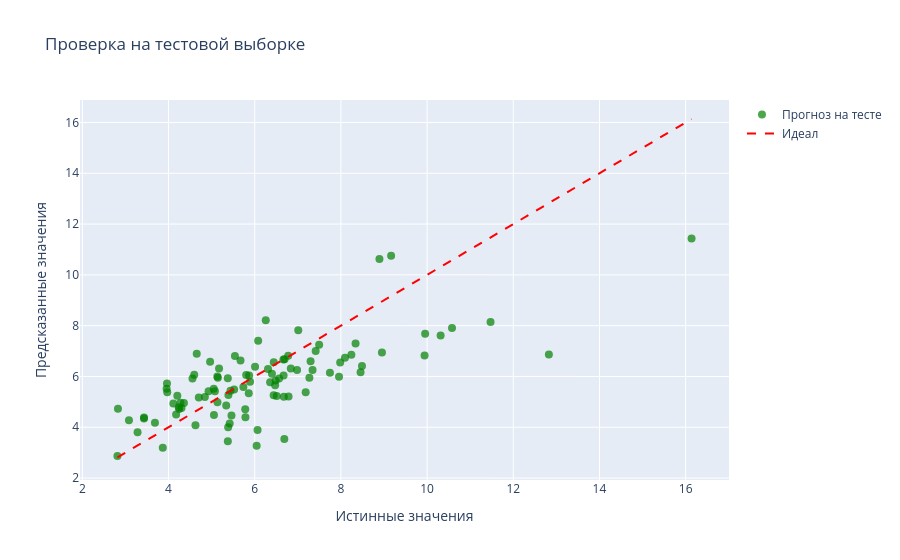
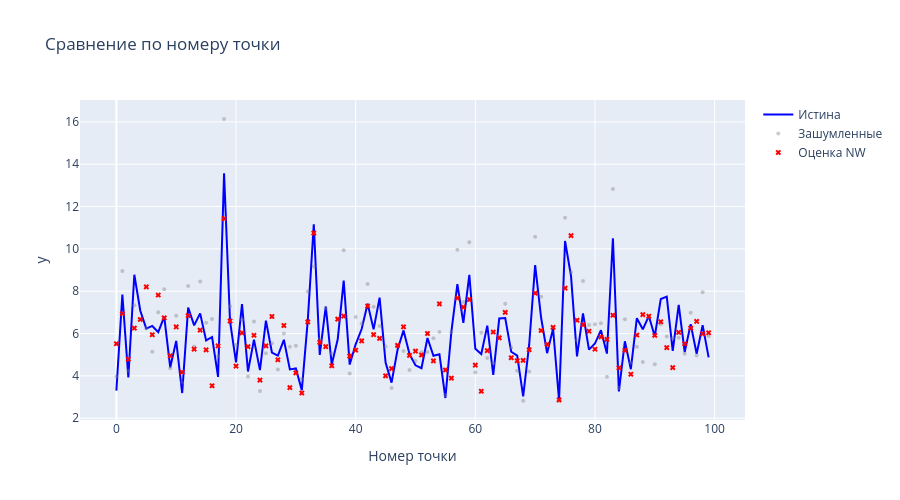

The code cell stored with these charts, in order, in its notebook:
### Code cell
n_test = 100

mult_x1 = 1 + np.random.uniform(0, max_percent/100, size=n_test) * np.random.choice([-1, 1], size=n_test)
mult_x2 = 1 + np.random.uniform(0, max_percent/100, size=n_test) * np.random.choice([-1, 1], size=n_test)
mult_x3 = 1 + np.random.uniform(0, max_percent/100, size=n_test) * np.random.choice([-1, 1], size=n_test)

mult_y = 1 + np.random.uniform(0, max_percent/100, size=n_test) * np.random.choice([-1, 1], size=n_test)

x1_t = np.random.normal(0, 1, size=n_test)
x2_t = np.random.normal(0, np.pi, size=n_test)
x3_t = np.random.normal(0, 2000, size=n_test)
X_test = np.column_stack((x1_t * mult_x1, x2_t * mult_x2, x3_t * mult_x3))

y_test_true = (2 * np.sin(x1_t) * np.cos(x2_t) + np.log1p(np.abs(x3_t)) + 0.5 * x1_t * (x3_t / 1000) - 1)
y_test = y_test_true * mult_y

# Прогноз на тесте
y_pred_test = nw_multi(X_noisy, y_noisy, X_test, h_opt)

print(f"ТЕСТ: MSE = {calculate_mse(y_test, y_pred_test):.4f}, E = {calculate_E(y_test, y_pred_test):.4f}")

# График Истина vs Прогноз
fig = go.Figure()
fig.add_trace(go.Scatter(x=y_test, y=y_pred_test, mode='markers', name='Прогноз на тесте', marker=dict(color='green', opacity=0.7, size=8)))
fig.add_trace(go.Scatter(x=[y_test.min(), y_test.max()], y=[y_test.min(), y_test.max()], mode='lines', name='Идеал', line=dict(color='red', dash='dash')))
fig.update_layout(title="Проверка на тестовой выборке", xaxis_title="Истинные значения", yaxis_title="Предсказанные значения")
fig.show()

idx = np.arange(n_train)
fig = go.Figure()
fig.add_trace(go.Scatter(x=idx, y=y_test_true, mode='lines', name='Истина', line=dict(color='blue', width=2)))
fig.add_trace(go.Scatter(x=idx, y=y_test, mode='markers', name='Зашумленные', marker=dict(color='gray', opacity=0.4, size=4)))
fig.add_trace(go.Scatter(x=idx, y=y_pred_test, mode='markers', name='Оценка NW', marker=dict(color='red', size=5, symbol='x')))

fig.update_layout(title="Сравнение по номеру точки", xaxis_title="Номер точки", yaxis_title="y", height=500)
fig.show()

### Figure 1 — Plotly figure (JSON) as saved in the notebook; plotly's stock layout.template omitted (floating-point values rounded to 4 significant figures)
{"data": [{"marker": {"color": "green", "opacity": 0.7, "size": 8}, "mode": "markers", "name": "Прогноз на тесте", "type": "scatter", "x": [3.955, 8.952, 4.238, 7.341, 6.666, 6.256, 5.144, 7.01, 8.094, 4.357, 6.837, 3.684, 8.242, 5.389, 8.456, 6.51, 6.687, 4.928, 16.14, 7.296, 5.461, 6.67, 3.969, 6.566, 3.281, 5.076, 5.54, 4.301, 6.007, 5.376, 5.419, 3.866, 7.983, 9.165, 5.736, 7.182, 5.054, 6.693, 9.941, 4.111, 6.785, 6.474, 8.34, 7.269, 6.357, 5.383, 3.43, 5.438, 5.172, 4.276, 4.702, 5.135, 5.131, 5.779, 6.08, 3.081, 6.066, 9.955, 7.495, 10.31, 4.176, 6.044, 4.842, 4.596, 5.891, 7.414, 5.338, 4.246, 2.826, 4.203, 10.58, 7.745, 5.522, 6.308, 2.814, 11.47, 8.894, 5.67, 8.489, 6.4, 6.439, 6.485, 3.963, 12.83, 3.43, 6.675, 4.625, 5.375, 4.654, 6.777, 4.555, 6.442, 5.861, 5.784, 5.802, 5.049, 6.983, 4.964, 7.957, 5.87], "y": [5.52, 6.946, 4.788, 6.257, 6.667, 8.209, 5.945, 7.819, 6.739, 4.954, 6.316, 4.175, 6.851, 5.268, 6.161, 5.232, 3.534, 5.418, 11.43, 6.594, 4.459, 6.036, 5.383, 5.918, 3.803, 5.419, 6.805, 4.76, 6.381, 3.446, 4.146, 3.191, 6.549, 10.75, 5.585, 5.382, 4.478, 6.68, 6.825, 4.933, 5.214, 5.653, 7.3, 5.95, 5.77, 4.003, 4.343, 5.441, 6.317, 4.968, 5.17, 4.989, 6.003, 4.708, 7.402, 4.279, 3.895, 7.678, 7.252, 7.608, 4.507, 3.274, 5.191, 6.072, 5.795, 6.998, 4.859, 4.715, 4.73, 5.236, 7.907, 6.143, 5.486, 6.291, 2.868, 8.146, 10.63, 6.63, 6.415, 6.11, 5.261, 5.84, 5.725, 6.867, 4.38, 5.204, 4.077, 5.931, 6.893, 6.819, 5.918, 6.558, 5.335, 4.39, 6.056, 5.52, 6.254, 6.575, 5.99, 6.04]}, {"line": {"color": "red", "dash": "dash"}, "mode": "lines", "name": "Идеал", "type": "scatter", "x": [2.814, 16.14], "y": [2.814, 16.14]}], "layout": {"title": {"text": "Проверка на тестовой выборке"}, "xaxis": {"title": {"text": "Истинные значения"}}, "yaxis": {"title": {"text": "Предсказанные значения"}}}}

### Figure 2 — Plotly figure (JSON) as saved in the notebook; plotly's stock layout.template omitted (floating-point values rounded to 4 significant figures; data arrays with more than 128 entries replaced by an {"elided": "..."} marker saying what was removed)
{"data": [{"line": {"color": "blue", "width": 2}, "mode": "lines", "name": "Истина", "type": "scatter", "x": {"elided": "300 int values"}, "y": [3.307, 7.842, 3.931, 8.777, 7.077, 6.233, 6.36, 6.065, 6.799, 4.4, 5.654, 3.19, 7.225, 6.386, 6.953, 5.677, 5.839, 3.95, 13.57, 6.57, 4.64, 7.389, 4.21, 5.713, 4.272, 6.612, 5.104, 4.954, 5.706, 4.305, 4.351, 3.326, 6.646, 11.16, 4.995, 7.279, 4.538, 5.727, 8.501, 4.534, 5.492, 6.214, 7.413, 6.198, 7.699, 4.632, 3.684, 5.234, 6.149, 5.03, 4.5, 4.365, 5.79, 4.953, 5.027, 2.956, 6.095, 8.332, 6.504, 8.778, 5.282, 5.034, 6.374, 4.053, 6.71, 6.737, 5.141, 4.956, 3.036, 5.461, 9.232, 6.745, 5.072, 6.227, 2.837, 10.37, 8.71, 4.923, 6.957, 5.243, 5.528, 6.16, 5.054, 10.5, 3.27, 5.636, 4.316, 6.724, 6.2, 6.828, 5.872, 7.63, 7.746, 5.182, 7.361, 5.129, 6.443, 5.049, 6.397, 4.874]}, {"marker": {"color": "gray", "opacity": 0.4, "size": 4}, "mode": "markers", "name": "Зашумленные", "type": "scatter", "x": {"elided": "300 int values"}, "y": [3.955, 8.952, 4.238, 7.341, 6.666, 6.256, 5.144, 7.01, 8.094, 4.357, 6.837, 3.684, 8.242, 5.389, 8.456, 6.51, 6.687, 4.928, 16.14, 7.296, 5.461, 6.67, 3.969, 6.566, 3.281, 5.076, 5.54, 4.301, 6.007, 5.376, 5.419, 3.866, 7.983, 9.165, 5.736, 7.182, 5.054, 6.693, 9.941, 4.111, 6.785, 6.474, 8.34, 7.269, 6.357, 5.383, 3.43, 5.438, 5.172, 4.276, 4.702, 5.135, 5.131, 5.779, 6.08, 3.081, 6.066, 9.955, 7.495, 10.31, 4.176, 6.044, 4.842, 4.596, 5.891, 7.414, 5.338, 4.246, 2.826, 4.203, 10.58, 7.745, 5.522, 6.308, 2.814, 11.47, 8.894, 5.67, 8.489, 6.4, 6.439, 6.485, 3.963, 12.83, 3.43, 6.675, 4.625, 5.375, 4.654, 6.777, 4.555, 6.442, 5.861, 5.784, 5.802, 5.049, 6.983, 4.964, 7.957, 5.87]}, {"marker": {"color": "red", "size": 5, "symbol": "x"}, "mode": "markers", "name": "Оценка NW", "type": "scatter", "x": {"elided": "300 int values"}, "y": [5.52, 6.946, 4.788, 6.257, 6.667, 8.209, 5.945, 7.819, 6.739, 4.954, 6.316, 4.175, 6.851, 5.268, 6.161, 5.232, 3.534, 5.418, 11.43, 6.594, 4.459, 6.036, 5.383, 5.918, 3.803, 5.419, 6.805, 4.76, 6.381, 3.446, 4.146, 3.191, 6.549, 10.75, 5.585, 5.382, 4.478, 6.68, 6.825, 4.933, 5.214, 5.653, 7.3, 5.95, 5.77, 4.003, 4.343, 5.441, 6.317, 4.968, 5.17, 4.989, 6.003, 4.708, 7.402, 4.279, 3.895, 7.678, 7.252, 7.608, 4.507, 3.274, 5.191, 6.072, 5.795, 6.998, 4.859, 4.715, 4.73, 5.236, 7.907, 6.143, 5.486, 6.291, 2.868, 8.146, 10.63, 6.63, 6.415, 6.11, 5.261, 5.84, 5.725, 6.867, 4.38, 5.204, 4.077, 5.931, 6.893, 6.819, 5.918, 6.558, 5.335, 4.39, 6.056, 5.52, 6.254, 6.575, 5.99, 6.04]}], "layout": {"height": 500, "title": {"text": "Сравнение по номеру точки"}, "xaxis": {"title": {"text": "Номер точки"}}, "yaxis": {"title": {"text": "y"}}}}
